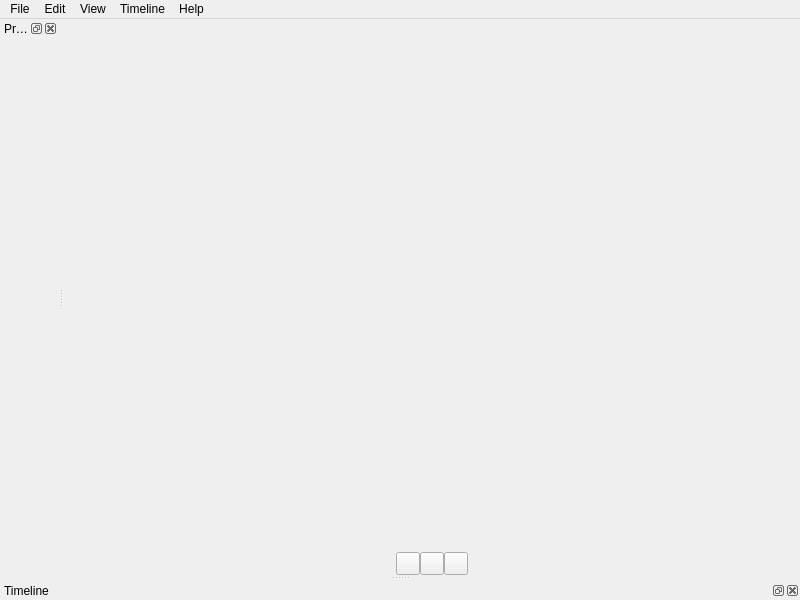
<?xml version="1.0" encoding="UTF-8"?>
<ui version="4.0">
 <class>MainWindow</class>
 <widget class="QMainWindow" name="MainWindow">
  <property name="geometry">
   <rect>
    <x>0</x>
    <y>0</y>
    <width>800</width>
    <height>600</height>
   </rect>
  </property>
  <property name="windowTitle">
   <string>theFrame</string>
  </property>
  <widget class="QWidget" name="centralwidget">
   <layout class="QVBoxLayout" name="verticalLayout">
    <property name="spacing">
     <number>0</number>
    </property>
    <property name="leftMargin">
     <number>0</number>
    </property>
    <property name="topMargin">
     <number>0</number>
    </property>
    <property name="rightMargin">
     <number>0</number>
    </property>
    <property name="bottomMargin">
     <number>0</number>
    </property>
    <item>
     <widget class="Viewport" name="viewport" native="true">
      <property name="sizePolicy">
       <sizepolicy hsizetype="Preferred" vsizetype="Expanding">
        <horstretch>0</horstretch>
        <verstretch>0</verstretch>
       </sizepolicy>
      </property>
     </widget>
    </item>
    <item>
     <widget class="QWidget" name="widget" native="true">
      <layout class="QHBoxLayout" name="horizontalLayout">
       <property name="spacing">
        <number>0</number>
       </property>
       <property name="leftMargin">
        <number>0</number>
       </property>
       <property name="topMargin">
        <number>0</number>
       </property>
       <property name="rightMargin">
        <number>0</number>
       </property>
       <property name="bottomMargin">
        <number>0</number>
       </property>
       <item>
        <spacer name="horizontalSpacer">
         <property name="orientation">
          <enum>Qt::Horizontal</enum>
         </property>
         <property name="sizeHint" stdset="0">
          <size>
           <width>332</width>
           <height>20</height>
          </size>
         </property>
        </spacer>
       </item>
       <item>
        <widget class="QToolButton" name="firstFrameButton">
         <property name="text">
          <string/>
         </property>
         <property name="icon">
          <iconset theme="media-skip-backward"/>
         </property>
        </widget>
       </item>
       <item>
        <widget class="QToolButton" name="playButton">
         <property name="text">
          <string/>
         </property>
         <property name="icon">
          <iconset theme="media-playback-start"/>
         </property>
         <property name="checkable">
          <bool>true</bool>
         </property>
        </widget>
       </item>
       <item>
        <widget class="QToolButton" name="lastFrameButton">
         <property name="text">
          <string/>
         </property>
         <property name="icon">
          <iconset theme="media-skip-forward"/>
         </property>
        </widget>
       </item>
       <item>
        <spacer name="horizontalSpacer_2">
         <property name="orientation">
          <enum>Qt::Horizontal</enum>
         </property>
         <property name="sizeHint" stdset="0">
          <size>
           <width>331</width>
           <height>20</height>
          </size>
         </property>
        </spacer>
       </item>
      </layout>
     </widget>
    </item>
   </layout>
  </widget>
  <widget class="QMenuBar" name="menubar">
   <property name="geometry">
    <rect>
     <x>0</x>
     <y>0</y>
     <width>800</width>
     <height>22</height>
    </rect>
   </property>
   <widget class="QMenu" name="menuFile">
    <property name="title">
     <string>File</string>
    </property>
    <addaction name="actionSave"/>
    <addaction name="actionSaveAs"/>
    <addaction name="actionOpen"/>
   </widget>
   <widget class="QMenu" name="menuView">
    <property name="title">
     <string>View</string>
    </property>
    <addaction name="actionPlay"/>
    <addaction name="actionFirstFrame"/>
    <addaction name="actionLastFrame"/>
   </widget>
   <widget class="QMenu" name="menuTimeline">
    <property name="title">
     <string>Timeline</string>
    </property>
    <addaction name="actionNextFrame"/>
    <addaction name="actionPreviousFrame"/>
    <addaction name="separator"/>
    <addaction name="actionDeleteTransition"/>
    <addaction name="separator"/>
    <addaction name="actionZoomIn"/>
    <addaction name="actionZoomOut"/>
   </widget>
   <widget class="QMenu" name="menuEdit">
    <property name="title">
     <string>Edit</string>
    </property>
   </widget>
   <widget class="QMenu" name="menuHelp">
    <property name="title">
     <string>Help</string>
    </property>
    <addaction name="actionAbout"/>
   </widget>
   <addaction name="menuFile"/>
   <addaction name="menuEdit"/>
   <addaction name="menuView"/>
   <addaction name="menuTimeline"/>
   <addaction name="menuHelp"/>
  </widget>
  <widget class="QDockWidget" name="timelineDockWidget">
   <property name="windowTitle">
    <string>Timeline</string>
   </property>
   <attribute name="dockWidgetArea">
    <number>8</number>
   </attribute>
   <widget class="QWidget" name="dockWidgetContents">
    <layout class="QVBoxLayout" name="verticalLayout_2">
     <property name="spacing">
      <number>0</number>
     </property>
     <property name="leftMargin">
      <number>0</number>
     </property>
     <property name="topMargin">
      <number>0</number>
     </property>
     <property name="rightMargin">
      <number>0</number>
     </property>
     <property name="bottomMargin">
      <number>0</number>
     </property>
     <item>
      <widget class="Timeline" name="timeline" native="true"/>
     </item>
    </layout>
   </widget>
  </widget>
  <widget class="QDockWidget" name="propertiesDockWidget">
   <property name="windowTitle">
    <string>Properties</string>
   </property>
   <attribute name="dockWidgetArea">
    <number>1</number>
   </attribute>
   <widget class="QWidget" name="dockWidgetContents_2">
    <layout class="QVBoxLayout" name="verticalLayout_3">
     <property name="leftMargin">
      <number>0</number>
     </property>
     <property name="topMargin">
      <number>0</number>
     </property>
     <property name="rightMargin">
      <number>0</number>
     </property>
     <property name="bottomMargin">
      <number>0</number>
     </property>
     <item>
      <widget class="PropertiesWidget" name="propertiesWidget" native="true"/>
     </item>
    </layout>
   </widget>
  </widget>
  <action name="actionNextFrame">
   <property name="icon">
    <iconset theme="go-next">
     <normaloff>.</normaloff>.</iconset>
   </property>
   <property name="text">
    <string>Next Frame</string>
   </property>
   <property name="shortcut">
    <string>Right</string>
   </property>
  </action>
  <action name="actionPreviousFrame">
   <property name="icon">
    <iconset theme="go-previous">
     <normaloff>.</normaloff>.</iconset>
   </property>
   <property name="text">
    <string>Previous Frame</string>
   </property>
   <property name="shortcut">
    <string>Left</string>
   </property>
  </action>
  <action name="actionDeleteTransition">
   <property name="text">
    <string>Delete</string>
   </property>
   <property name="shortcut">
    <string>Del</string>
   </property>
  </action>
  <action name="actionZoomIn">
   <property name="icon">
    <iconset theme="zoom-in">
     <normaloff>.</normaloff>.</iconset>
   </property>
   <property name="text">
    <string>Zoom In</string>
   </property>
   <property name="shortcut">
    <string>Ctrl+=</string>
   </property>
  </action>
  <action name="actionZoomOut">
   <property name="icon">
    <iconset theme="zoom-out">
     <normaloff>.</normaloff>.</iconset>
   </property>
   <property name="text">
    <string>Zoom Out</string>
   </property>
   <property name="shortcut">
    <string>Ctrl+-</string>
   </property>
  </action>
  <action name="actionPlay">
   <property name="icon">
    <iconset theme="media-playback-start"/>
   </property>
   <property name="text">
    <string>Play</string>
   </property>
   <property name="shortcut">
    <string>Space</string>
   </property>
  </action>
  <action name="actionFirstFrame">
   <property name="icon">
    <iconset theme="media-skip-backward"/>
   </property>
   <property name="text">
    <string>First Frame</string>
   </property>
   <property name="shortcut">
    <string>Home</string>
   </property>
  </action>
  <action name="actionLastFrame">
   <property name="icon">
    <iconset theme="media-skip-forward"/>
   </property>
   <property name="text">
    <string>Last Frame</string>
   </property>
   <property name="shortcut">
    <string>End</string>
   </property>
  </action>
  <action name="actionSave">
   <property name="icon">
    <iconset theme="document-save"/>
   </property>
   <property name="text">
    <string>Save</string>
   </property>
   <property name="shortcut">
    <string>Ctrl+S</string>
   </property>
  </action>
  <action name="actionSaveAs">
   <property name="icon">
    <iconset theme="document-save-as"/>
   </property>
   <property name="text">
    <string>Save As</string>
   </property>
   <property name="shortcut">
    <string>Ctrl+Shift+S</string>
   </property>
  </action>
  <action name="actionOpen">
   <property name="icon">
    <iconset theme="document-open"/>
   </property>
   <property name="text">
    <string>Open</string>
   </property>
   <property name="shortcut">
    <string>Ctrl+O</string>
   </property>
  </action>
  <action name="actionAbout">
   <property name="icon">
    <iconset theme="help-about"/>
   </property>
   <property name="text">
    <string>About</string>
   </property>
  </action>
 </widget>
 <customwidgets>
  <customwidget>
   <class>Viewport</class>
   <extends>QWidget</extends>
   <header>viewport.h</header>
   <container>1</container>
  </customwidget>
  <customwidget>
   <class>Timeline</class>
   <extends>QWidget</extends>
   <header>timeline/timeline.h</header>
   <container>1</container>
   <slots>
    <signal>currentFrameChanged(quint64)</signal>
   </slots>
  </customwidget>
  <customwidget>
   <class>PropertiesWidget</class>
   <extends>QWidget</extends>
   <header>propertieswidget.h</header>
   <container>1</container>
  </customwidget>
 </customwidgets>
 <resources/>
 <connections/>
</ui>
